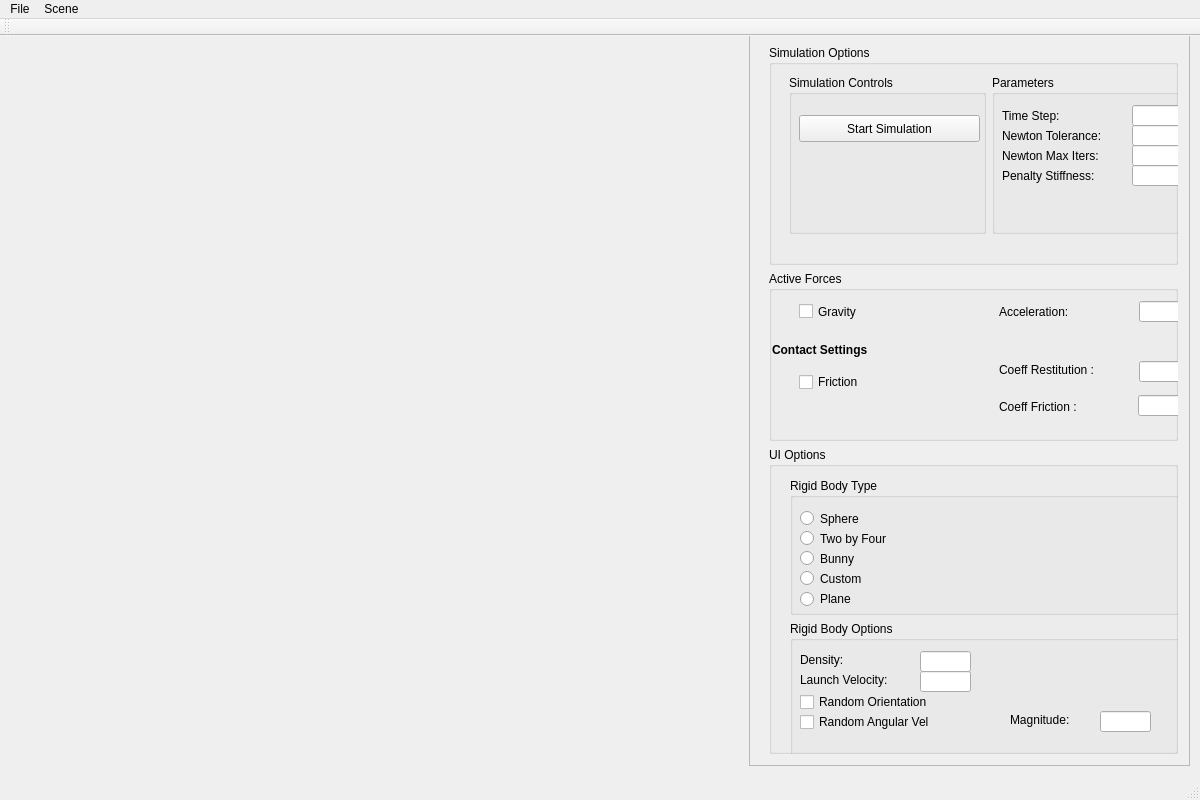
<?xml version="1.0" encoding="UTF-8"?>
<ui version="4.0">
 <class>MainWindow</class>
 <widget class="QMainWindow" name="MainWindow">
  <property name="geometry">
   <rect>
    <x>0</x>
    <y>0</y>
    <width>1200</width>
    <height>800</height>
   </rect>
  </property>
  <property name="windowTitle">
   <string>Furious Birds</string>
  </property>
  <widget class="QWidget" name="centralWidget">
   <widget class="GLPanel" name="GLWidget" native="true">
    <property name="geometry">
     <rect>
      <x>10</x>
      <y>0</y>
      <width>731</width>
      <height>731</height>
     </rect>
    </property>
    <property name="sizePolicy">
     <sizepolicy hsizetype="Fixed" vsizetype="Fixed">
      <horstretch>0</horstretch>
      <verstretch>0</verstretch>
     </sizepolicy>
    </property>
    <property name="focusPolicy">
     <enum>Qt::StrongFocus</enum>
    </property>
   </widget>
   <widget class="QFrame" name="parameterFrame">
    <property name="geometry">
     <rect>
      <x>749</x>
      <y>-1</y>
      <width>441</width>
      <height>731</height>
     </rect>
    </property>
    <property name="frameShape">
     <enum>QFrame::StyledPanel</enum>
    </property>
    <property name="frameShadow">
     <enum>QFrame::Raised</enum>
    </property>
    <widget class="QWidget" name="verticalLayoutWidget">
     <property name="geometry">
      <rect>
       <x>9</x>
       <y>-1</y>
       <width>431</width>
       <height>731</height>
      </rect>
     </property>
     <layout class="QVBoxLayout" name="verticalLayout">
      <item>
       <widget class="QGroupBox" name="simOptionsBox">
        <property name="maximumSize">
         <size>
          <width>16777215</width>
          <height>220</height>
         </size>
        </property>
        <property name="title">
         <string>Simulation Options</string>
        </property>
        <widget class="QWidget" name="horizontalLayoutWidget">
         <property name="geometry">
          <rect>
           <x>9</x>
           <y>19</y>
           <width>421</width>
           <height>181</height>
          </rect>
         </property>
         <layout class="QHBoxLayout" name="horizontalLayout">
          <item>
           <widget class="QGroupBox" name="SimulationBox">
            <property name="title">
             <string>Simulation Controls</string>
            </property>
            <widget class="QPushButton" name="startSimulationButton">
             <property name="geometry">
              <rect>
               <x>10</x>
               <y>40</y>
               <width>181</width>
               <height>27</height>
              </rect>
             </property>
             <property name="text">
              <string>Start Simulation</string>
             </property>
            </widget>
           </widget>
          </item>
          <item>
           <widget class="QGroupBox" name="SimParametersBox">
            <property name="title">
             <string>Parameters</string>
            </property>
            <widget class="QLabel" name="timeStepLabel">
             <property name="geometry">
              <rect>
               <x>10</x>
               <y>30</y>
               <width>81</width>
               <height>21</height>
              </rect>
             </property>
             <property name="text">
              <string>Time Step:</string>
             </property>
            </widget>
            <widget class="QLabel" name="newtonTolLabel">
             <property name="geometry">
              <rect>
               <x>10</x>
               <y>50</y>
               <width>131</width>
               <height>21</height>
              </rect>
             </property>
             <property name="text">
              <string>Newton Tolerance:</string>
             </property>
            </widget>
            <widget class="QLabel" name="newtonMaxItersLabel">
             <property name="geometry">
              <rect>
               <x>10</x>
               <y>70</y>
               <width>131</width>
               <height>21</height>
              </rect>
             </property>
             <property name="text">
              <string>Newton Max Iters:</string>
             </property>
            </widget>
            <widget class="QLineEdit" name="timeStepEdit">
             <property name="geometry">
              <rect>
               <x>140</x>
               <y>30</y>
               <width>61</width>
               <height>21</height>
              </rect>
             </property>
            </widget>
            <widget class="QLineEdit" name="newtonTolEdit">
             <property name="geometry">
              <rect>
               <x>140</x>
               <y>50</y>
               <width>61</width>
               <height>21</height>
              </rect>
             </property>
            </widget>
            <widget class="QLineEdit" name="newtonMaxItersEdit">
             <property name="geometry">
              <rect>
               <x>140</x>
               <y>70</y>
               <width>61</width>
               <height>21</height>
              </rect>
             </property>
            </widget>
            <widget class="QLabel" name="penaltyStiffnessLabel">
             <property name="geometry">
              <rect>
               <x>10</x>
               <y>90</y>
               <width>131</width>
               <height>21</height>
              </rect>
             </property>
             <property name="text">
              <string>Penalty Stiffness:</string>
             </property>
            </widget>
            <widget class="QLineEdit" name="penaltyStiffnessEdit">
             <property name="geometry">
              <rect>
               <x>140</x>
               <y>90</y>
               <width>61</width>
               <height>21</height>
              </rect>
             </property>
            </widget>
           </widget>
          </item>
         </layout>
        </widget>
       </widget>
      </item>
      <item>
       <widget class="QGroupBox" name="activeForcesBox">
        <property name="maximumSize">
         <size>
          <width>16777215</width>
          <height>170</height>
         </size>
        </property>
        <property name="title">
         <string>Active Forces</string>
        </property>
        <widget class="QCheckBox" name="gravityCheckBox">
         <property name="geometry">
          <rect>
           <x>30</x>
           <y>30</y>
           <width>97</width>
           <height>21</height>
          </rect>
         </property>
         <property name="text">
          <string>Gravity</string>
         </property>
        </widget>
        <widget class="QLabel" name="gravityGLabel">
         <property name="geometry">
          <rect>
           <x>230</x>
           <y>30</y>
           <width>121</width>
           <height>21</height>
          </rect>
         </property>
         <property name="text">
          <string>Acceleration:</string>
         </property>
        </widget>
        <widget class="QLineEdit" name="gravityGEdit">
         <property name="geometry">
          <rect>
           <x>370</x>
           <y>30</y>
           <width>51</width>
           <height>21</height>
          </rect>
         </property>
        </widget>
        <widget class="QLabel" name="label">
         <property name="geometry">
          <rect>
           <x>3</x>
           <y>70</y>
           <width>120</width>
           <height>17</height>
          </rect>
         </property>
         <property name="font">
          <font>
           <weight>75</weight>
           <bold>true</bold>
          </font>
         </property>
         <property name="text">
          <string>Contact Settings</string>
         </property>
        </widget>
        <widget class="QCheckBox" name="frictionCheckBox">
         <property name="geometry">
          <rect>
           <x>30</x>
           <y>100</y>
           <width>97</width>
           <height>22</height>
          </rect>
         </property>
         <property name="text">
          <string>Friction</string>
         </property>
        </widget>
        <widget class="QLabel" name="CoeffRestitutionLabel">
         <property name="geometry">
          <rect>
           <x>230</x>
           <y>90</y>
           <width>131</width>
           <height>17</height>
          </rect>
         </property>
         <property name="text">
          <string>Coeff Restitution :</string>
         </property>
        </widget>
        <widget class="QLabel" name="CoeffFrictionLabel">
         <property name="geometry">
          <rect>
           <x>230</x>
           <y>127</y>
           <width>131</width>
           <height>17</height>
          </rect>
         </property>
         <property name="text">
          <string>Coeff Friction :</string>
         </property>
        </widget>
        <widget class="QLineEdit" name="coeffRestitutionEdit">
         <property name="geometry">
          <rect>
           <x>370</x>
           <y>90</y>
           <width>51</width>
           <height>21</height>
          </rect>
         </property>
        </widget>
        <widget class="QLineEdit" name="coeffFrictionEdit">
         <property name="geometry">
          <rect>
           <x>369</x>
           <y>124</y>
           <width>51</width>
           <height>21</height>
          </rect>
         </property>
        </widget>
       </widget>
      </item>
      <item>
       <widget class="QGroupBox" name="uiOptionsBox">
        <property name="title">
         <string>UI Options</string>
        </property>
        <widget class="QWidget" name="layoutWidget">
         <property name="geometry">
          <rect>
           <x>10</x>
           <y>20</y>
           <width>419</width>
           <height>301</height>
          </rect>
         </property>
         <layout class="QVBoxLayout" name="verticalLayout_2">
          <item>
           <widget class="QGroupBox" name="rigidBodyTypeBox">
            <property name="maximumSize">
             <size>
              <width>16777215</width>
              <height>200</height>
             </size>
            </property>
            <property name="title">
             <string>Rigid Body Type</string>
            </property>
            <widget class="QRadioButton" name="sphereButton">
             <property name="geometry">
              <rect>
               <x>10</x>
               <y>30</y>
               <width>117</width>
               <height>21</height>
              </rect>
             </property>
             <property name="text">
              <string>Sphere</string>
             </property>
            </widget>
            <widget class="QRadioButton" name="twoByFourButton">
             <property name="geometry">
              <rect>
               <x>10</x>
               <y>50</y>
               <width>117</width>
               <height>21</height>
              </rect>
             </property>
             <property name="text">
              <string>Two by Four</string>
             </property>
            </widget>
            <widget class="QRadioButton" name="bunnyButton">
             <property name="geometry">
              <rect>
               <x>10</x>
               <y>70</y>
               <width>117</width>
               <height>21</height>
              </rect>
             </property>
             <property name="text">
              <string>Bunny</string>
             </property>
            </widget>
            <widget class="QRadioButton" name="customButton">
             <property name="geometry">
              <rect>
               <x>10</x>
               <y>90</y>
               <width>117</width>
               <height>21</height>
              </rect>
             </property>
             <property name="text">
              <string>Custom</string>
             </property>
            </widget>
            <widget class="QRadioButton" name="planeButton">
             <property name="geometry">
              <rect>
               <x>10</x>
               <y>110</y>
               <width>116</width>
               <height>22</height>
              </rect>
             </property>
             <property name="text">
              <string>Plane</string>
             </property>
            </widget>
           </widget>
          </item>
          <item>
           <widget class="QGroupBox" name="launchOptionsBox">
            <property name="minimumSize">
             <size>
              <width>0</width>
              <height>0</height>
             </size>
            </property>
            <property name="baseSize">
             <size>
              <width>0</width>
              <height>0</height>
             </size>
            </property>
            <property name="title">
             <string>Rigid Body Options</string>
            </property>
            <widget class="QLabel" name="launchVelLabel">
             <property name="geometry">
              <rect>
               <x>10</x>
               <y>50</y>
               <width>111</width>
               <height>17</height>
              </rect>
             </property>
             <property name="text">
              <string>Launch Velocity:</string>
             </property>
            </widget>
            <widget class="QLineEdit" name="launchVelEdit">
             <property name="geometry">
              <rect>
               <x>130</x>
               <y>50</y>
               <width>51</width>
               <height>21</height>
              </rect>
             </property>
            </widget>
            <widget class="QCheckBox" name="randomOrienatationCheckBox">
             <property name="geometry">
              <rect>
               <x>10</x>
               <y>70</y>
               <width>181</width>
               <height>22</height>
              </rect>
             </property>
             <property name="text">
              <string>Random Orientation</string>
             </property>
            </widget>
            <widget class="QCheckBox" name="randomAngularVelCheckBox">
             <property name="geometry">
              <rect>
               <x>10</x>
               <y>90</y>
               <width>171</width>
               <height>22</height>
              </rect>
             </property>
             <property name="text">
              <string>Random Angular Vel</string>
             </property>
            </widget>
            <widget class="QLabel" name="densityLabel">
             <property name="geometry">
              <rect>
               <x>10</x>
               <y>30</y>
               <width>111</width>
               <height>17</height>
              </rect>
             </property>
             <property name="text">
              <string>Density:</string>
             </property>
            </widget>
            <widget class="QLineEdit" name="densityEdit">
             <property name="geometry">
              <rect>
               <x>130</x>
               <y>30</y>
               <width>51</width>
               <height>21</height>
              </rect>
             </property>
            </widget>
            <widget class="QLabel" name="randomVelMagLabel">
             <property name="geometry">
              <rect>
               <x>220</x>
               <y>90</y>
               <width>111</width>
               <height>17</height>
              </rect>
             </property>
             <property name="text">
              <string>Magnitude:</string>
             </property>
            </widget>
            <widget class="QLineEdit" name="randomVelMagEdit">
             <property name="geometry">
              <rect>
               <x>310</x>
               <y>90</y>
               <width>51</width>
               <height>21</height>
              </rect>
             </property>
            </widget>
           </widget>
          </item>
         </layout>
        </widget>
       </widget>
      </item>
     </layout>
    </widget>
   </widget>
  </widget>
  <widget class="QMenuBar" name="menuBar">
   <property name="geometry">
    <rect>
     <x>0</x>
     <y>0</y>
     <width>1200</width>
     <height>25</height>
    </rect>
   </property>
   <widget class="QMenu" name="menuFile">
    <property name="title">
     <string>File</string>
    </property>
    <addaction name="actionExit"/>
   </widget>
   <widget class="QMenu" name="menuScene">
    <property name="title">
     <string>Scene</string>
    </property>
    <addaction name="actionReset"/>
    <addaction name="actionReset_Everything"/>
   </widget>
   <addaction name="menuFile"/>
   <addaction name="menuScene"/>
  </widget>
  <widget class="QToolBar" name="mainToolBar">
   <attribute name="toolBarArea">
    <enum>TopToolBarArea</enum>
   </attribute>
   <attribute name="toolBarBreak">
    <bool>false</bool>
   </attribute>
  </widget>
  <widget class="QStatusBar" name="statusBar"/>
  <action name="actionExit">
   <property name="text">
    <string>Exit</string>
   </property>
  </action>
  <action name="actionReset">
   <property name="text">
    <string>Clear Scene</string>
   </property>
  </action>
  <action name="actionReset_Everything">
   <property name="text">
    <string>Reset Everything</string>
   </property>
  </action>
 </widget>
 <layoutdefault spacing="6" margin="11"/>
 <customwidgets>
  <customwidget>
   <class>GLPanel</class>
   <extends>QWidget</extends>
   <header>glpanel.h</header>
   <container>1</container>
  </customwidget>
 </customwidgets>
 <resources/>
 <connections/>
</ui>
